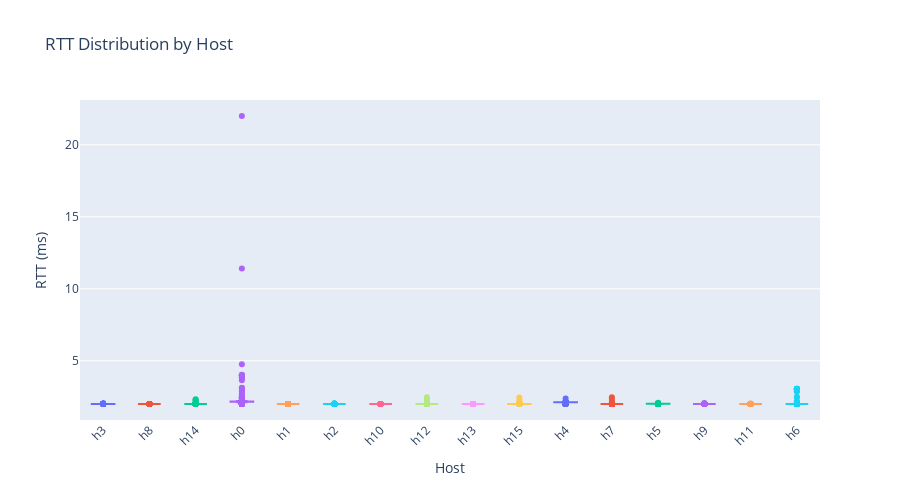

The cell this chart's notebook holds for it:
### Code cell
# RTT distribution per host (box plot)
fig = px.box(
    host_qos.to_pandas(),
    x="host",
    y="rtt_ms",
    title="RTT Distribution by Host",
    labels={"rtt_ms": "RTT (ms)", "host": "Host"},
    color="host",
)
fig.update_layout(height=500, xaxis_tickangle=-45, showlegend=False)
fig.show()

### Figure 1 — Plotly figure (JSON) as saved in the notebook; plotly's stock layout.template omitted (floating-point values rounded to 4 significant figures; data arrays with more than 128 entries replaced by an {"elided": "..."} marker saying what was removed)
{"data": [{"alignmentgroup": "True", "hovertemplate": "Host=%{x}<br>RTT (ms)=%{y}<extra></extra>", "legendgroup": "h3", "marker": {"color": "#636efa"}, "name": "h3", "notched": false, "offsetgroup": "h3", "orientation": "v", "showlegend": true, "type": "box", "x": {"elided": "354 str values"}, "x0": " ", "xaxis": "x", "y": {"elided": "354 float values"}, "y0": " ", "yaxis": "y"}, {"alignmentgroup": "True", "hovertemplate": "Host=%{x}<br>RTT (ms)=%{y}<extra></extra>", "legendgroup": "h8", "marker": {"color": "#EF553B"}, "name": "h8", "notched": false, "offsetgroup": "h8", "orientation": "v", "showlegend": true, "type": "box", "x": {"elided": "354 str values"}, "x0": " ", "xaxis": "x", "y": {"elided": "354 float values"}, "y0": " ", "yaxis": "y"}, {"alignmentgroup": "True", "hovertemplate": "Host=%{x}<br>RTT (ms)=%{y}<extra></extra>", "legendgroup": "h14", "marker": {"color": "#00cc96"}, "name": "h14", "notched": false, "offsetgroup": "h14", "orientation": "v", "showlegend": true, "type": "box", "x": {"elided": "354 str values"}, "x0": " ", "xaxis": "x", "y": {"elided": "354 float values"}, "y0": " ", "yaxis": "y"}, {"alignmentgroup": "True", "hovertemplate": "Host=%{x}<br>RTT (ms)=%{y}<extra></extra>", "legendgroup": "h0", "marker": {"color": "#ab63fa"}, "name": "h0", "notched": false, "offsetgroup": "h0", "orientation": "v", "showlegend": true, "type": "box", "x": {"elided": "353 str values"}, "x0": " ", "xaxis": "x", "y": {"elided": "353 float values"}, "y0": " ", "yaxis": "y"}, {"alignmentgroup": "True", "hovertemplate": "Host=%{x}<br>RTT (ms)=%{y}<extra></extra>", "legendgroup": "h1", "marker": {"color": "#FFA15A"}, "name": "h1", "notched": false, "offsetgroup": "h1", "orientation": "v", "showlegend": true, "type": "box", "x": {"elided": "354 str values"}, "x0": " ", "xaxis": "x", "y": {"elided": "354 float values"}, "y0": " ", "yaxis": "y"}, {"alignmentgroup": "True", "hovertemplate": "Host=%{x}<br>RTT (ms)=%{y}<extra></extra>", "legendgroup": "h2", "marker": {"color": "#19d3f3"}, "name": "h2", "notched": false, "offsetgroup": "h2", "orientation": "v", "showlegend": true, "type": "box", "x": {"elided": "354 str values"}, "x0": " ", "xaxis": "x", "y": {"elided": "354 float values"}, "y0": " ", "yaxis": "y"}, {"alignmentgroup": "True", "hovertemplate": "Host=%{x}<br>RTT (ms)=%{y}<extra></extra>", "legendgroup": "h10", "marker": {"color": "#FF6692"}, "name": "h10", "notched": false, "offsetgroup": "h10", "orientation": "v", "showlegend": true, "type": "box", "x": {"elided": "353 str values"}, "x0": " ", "xaxis": "x", "y": {"elided": "353 float values"}, "y0": " ", "yaxis": "y"}, {"alignmentgroup": "True", "hovertemplate": "Host=%{x}<br>RTT (ms)=%{y}<extra></extra>", "legendgroup": "h12", "marker": {"color": "#B6E880"}, "name": "h12", "notched": false, "offsetgroup": "h12", "orientation": "v", "showlegend": true, "type": "box", "x": {"elided": "354 str values"}, "x0": " ", "xaxis": "x", "y": {"elided": "354 float values"}, "y0": " ", "yaxis": "y"}, {"alignmentgroup": "True", "hovertemplate": "Host=%{x}<br>RTT (ms)=%{y}<extra></extra>", "legendgroup": "h13", "marker": {"color": "#FF97FF"}, "name": "h13", "notched": false, "offsetgroup": "h13", "orientation": "v", "showlegend": true, "type": "box", "x": {"elided": "354 str values"}, "x0": " ", "xaxis": "x", "y": {"elided": "354 float values"}, "y0": " ", "yaxis": "y"}, {"alignmentgroup": "True", "hovertemplate": "Host=%{x}<br>RTT (ms)=%{y}<extra></extra>", "legendgroup": "h15", "marker": {"color": "#FECB52"}, "name": "h15", "notched": false, "offsetgroup": "h15", "orientation": "v", "showlegend": true, "type": "box", "x": {"elided": "354 str values"}, "x0": " ", "xaxis": "x", "y": {"elided": "354 float values"}, "y0": " ", "yaxis": "y"}, {"alignmentgroup": "True", "hovertemplate": "Host=%{x}<br>RTT (ms)=%{y}<extra></extra>", "legendgroup": "h4", "marker": {"color": "#636efa"}, "name": "h4", "notched": false, "offsetgroup": "h4", "orientation": "v", "showlegend": true, "type": "box", "x": {"elided": "354 str values"}, "x0": " ", "xaxis": "x", "y": {"elided": "354 float values"}, "y0": " ", "yaxis": "y"}, {"alignmentgroup": "True", "hovertemplate": "Host=%{x}<br>RTT (ms)=%{y}<extra></extra>", "legendgroup": "h7", "marker": {"color": "#EF553B"}, "name": "h7", "notched": false, "offsetgroup": "h7", "orientation": "v", "showlegend": true, "type": "box", "x": {"elided": "354 str values"}, "x0": " ", "xaxis": "x", "y": {"elided": "354 float values"}, "y0": " ", "yaxis": "y"}, {"alignmentgroup": "True", "hovertemplate": "Host=%{x}<br>RTT (ms)=%{y}<extra></extra>", "legendgroup": "h5", "marker": {"color": "#00cc96"}, "name": "h5", "notched": false, "offsetgroup": "h5", "orientation": "v", "showlegend": true, "type": "box", "x": {"elided": "353 str values"}, "x0": " ", "xaxis": "x", "y": {"elided": "353 float values"}, "y0": " ", "yaxis": "y"}, {"alignmentgroup": "True", "hovertemplate": "Host=%{x}<br>RTT (ms)=%{y}<extra></extra>", "legendgroup": "h9", "marker": {"color": "#ab63fa"}, "name": "h9", "notched": false, "offsetgroup": "h9", "orientation": "v", "showlegend": true, "type": "box", "x": {"elided": "354 str values"}, "x0": " ", "xaxis": "x", "y": {"elided": "354 float values"}, "y0": " ", "yaxis": "y"}, {"alignmentgroup": "True", "hovertemplate": "Host=%{x}<br>RTT (ms)=%{y}<extra></extra>", "legendgroup": "h11", "marker": {"color": "#FFA15A"}, "name": "h11", "notched": false, "offsetgroup": "h11", "orientation": "v", "showlegend": true, "type": "box", "x": {"elided": "354 str values"}, "x0": " ", "xaxis": "x", "y": {"elided": "354 float values"}, "y0": " ", "yaxis": "y"}, {"alignmentgroup": "True", "hovertemplate": "Host=%{x}<br>RTT (ms)=%{y}<extra></extra>", "legendgroup": "h6", "marker": {"color": "#19d3f3"}, "name": "h6", "notched": false, "offsetgroup": "h6", "orientation": "v", "showlegend": true, "type": "box", "x": {"elided": "354 str values"}, "x0": " ", "xaxis": "x", "y": {"elided": "354 float values"}, "y0": " ", "yaxis": "y"}], "layout": {"boxmode": "overlay", "height": 500, "legend": {"title": {"text": "Host"}, "tracegroupgap": 0}, "showlegend": false, "title": {"text": "RTT Distribution by Host"}, "xaxis": {"anchor": "y", "categoryarray": ["h3", "h8", "h14", "h0", "h1", "h2", "h10", "h12", "h13", "h15", "h4", "h7", "h5", "h9", "h11", "h6"], "categoryorder": "array", "domain": [0, 1], "tickangle": -45, "title": {"text": "Host"}}, "yaxis": {"anchor": "x", "domain": [0, 1], "title": {"text": "RTT (ms)"}}}}
